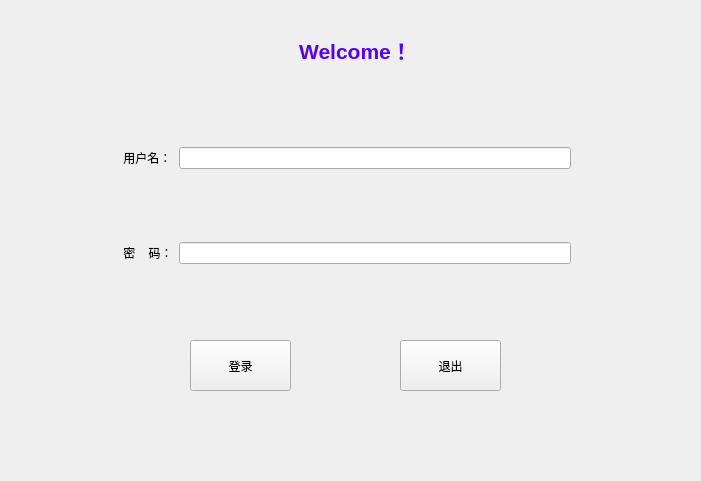
<?xml version="1.0" encoding="UTF-8"?>
<ui version="4.0">
 <class>login_window</class>
 <widget class="QWidget" name="login_window">
  <property name="geometry">
   <rect>
    <x>0</x>
    <y>0</y>
    <width>701</width>
    <height>481</height>
   </rect>
  </property>
  <property name="windowTitle">
   <string>Form</string>
  </property>
  <widget class="QWidget" name="gridLayoutWidget">
   <property name="geometry">
    <rect>
     <x>110</x>
     <y>80</y>
     <width>461</width>
     <height>251</height>
    </rect>
   </property>
   <layout class="QGridLayout" name="gridLayout">
    <item row="0" column="1">
     <widget class="QLineEdit" name="lineEdit_username"/>
    </item>
    <item row="1" column="1">
     <widget class="QLineEdit" name="lineEdit_password">
      <property name="echoMode">
       <enum>QLineEdit::Password</enum>
      </property>
     </widget>
    </item>
    <item row="0" column="0">
     <widget class="QLabel" name="label">
      <property name="text">
       <string>    用户名：</string>
      </property>
     </widget>
    </item>
    <item row="1" column="0">
     <widget class="QLabel" name="label_2">
      <property name="text">
       <string>    密    码：</string>
      </property>
     </widget>
    </item>
   </layout>
  </widget>
  <widget class="QPushButton" name="pushButton_login">
   <property name="geometry">
    <rect>
     <x>190</x>
     <y>340</y>
     <width>101</width>
     <height>51</height>
    </rect>
   </property>
   <property name="text">
    <string>登录</string>
   </property>
  </widget>
  <widget class="QPushButton" name="pushButton_close">
   <property name="geometry">
    <rect>
     <x>400</x>
     <y>340</y>
     <width>101</width>
     <height>51</height>
    </rect>
   </property>
   <property name="text">
    <string>退出</string>
   </property>
  </widget>
  <widget class="QLabel" name="label_3">
   <property name="geometry">
    <rect>
     <x>280</x>
     <y>30</y>
     <width>151</width>
     <height>41</height>
    </rect>
   </property>
   <property name="text">
    <string>&lt;html&gt;&lt;head/&gt;&lt;body&gt;&lt;p align=&quot;center&quot;&gt;&lt;span style=&quot; font-size:16pt; font-weight:600; color:#5500ff;&quot;&gt;Welcome！&lt;/span&gt;&lt;/p&gt;&lt;/body&gt;&lt;/html&gt;</string>
   </property>
  </widget>
 </widget>
 <resources/>
 <connections/>
</ui>
